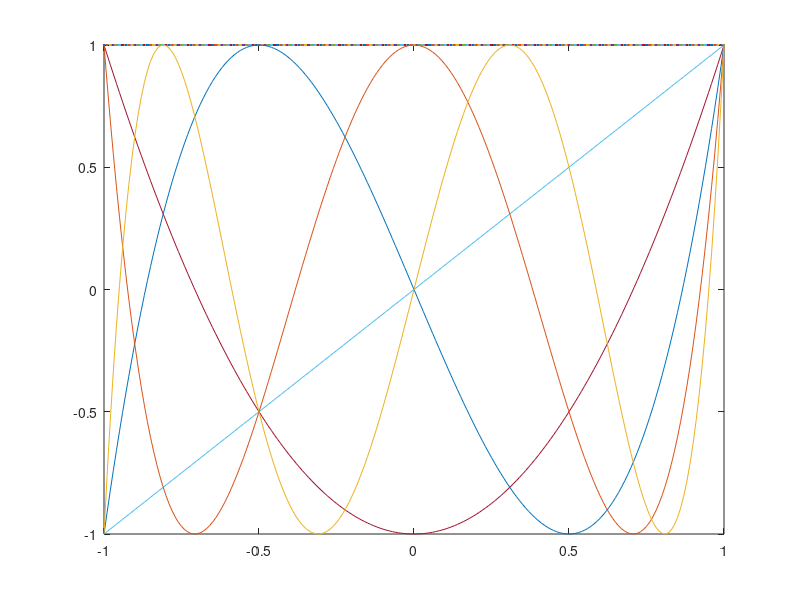

This figure's MATLAB source:
n = 4;
x = -1:0.01:1;
T0 = 1;
T1 = x;
plot(x,T0)
hold on
plot(x,T1)
for i=1:n
    T2 = 2.*x.*T1 - T0;
    plot(x, T2)    
    T0 = T1;
    T1 = T2;
end
hold off